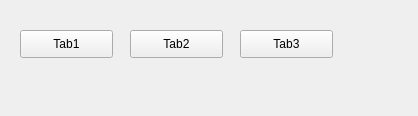
<?xml version="1.0" encoding="UTF-8"?>
<ui version="4.0">
 <class>AdminTab</class>
 <widget class="QWidget" name="AdminTab">
  <property name="geometry">
   <rect>
    <x>0</x>
    <y>0</y>
    <width>418</width>
    <height>116</height>
   </rect>
  </property>
  <property name="windowTitle">
   <string>AdminTab</string>
  </property>
  <widget class="JNaviButton" name="Tab1">
   <property name="geometry">
    <rect>
     <x>20</x>
     <y>30</y>
     <width>93</width>
     <height>28</height>
    </rect>
   </property>
   <property name="text">
    <string>Tab1</string>
   </property>
  </widget>
  <widget class="JNaviButton" name="Tab2">
   <property name="geometry">
    <rect>
     <x>130</x>
     <y>30</y>
     <width>93</width>
     <height>28</height>
    </rect>
   </property>
   <property name="text">
    <string>Tab2</string>
   </property>
  </widget>
  <widget class="JNaviButton" name="Tab3">
   <property name="geometry">
    <rect>
     <x>240</x>
     <y>30</y>
     <width>93</width>
     <height>28</height>
    </rect>
   </property>
   <property name="text">
    <string>Tab3</string>
   </property>
  </widget>
 </widget>
 <customwidgets>
  <customwidget>
   <class>JNaviButton</class>
   <extends>QPushButton</extends>
   <header>jnavibutton.h</header>
  </customwidget>
 </customwidgets>
 <resources/>
 <connections/>
</ui>
